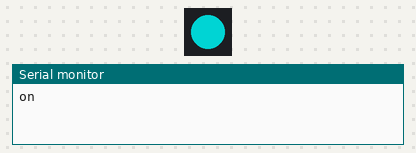
Bench run of a program on a simulated ESP32-S3. Shown: 1 RGB LEDs in strip order, left to right, the last lines printed to the serial monitor. Dim RGB values are drawn brighter than linear.

Above: at 0.5 s.
At 3.5 s:
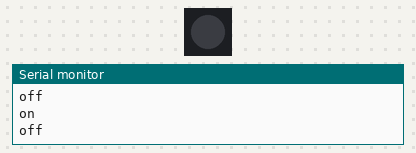
Timing chart, 0 to 4.6 s (numbered marks = the images above):
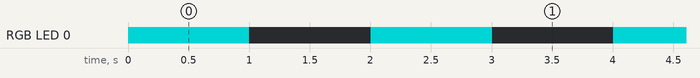

Measured:
- by itself, RGB LED 0: alternates RGB(0, 128, 128) for 1.0 s and off for 1.0 s

The program:

main.cpp
```cpp
#include <Adafruit_NeoPixel.h>
#include <Arduino.h>
#include <freertos/FreeRTOS.h>
#include <freertos/task.h>
#include <stdlib.h>

#define NUM_PIXELS 1
#define DATA_PIN 38

Adafruit_NeoPixel pixels(NUM_PIXELS, DATA_PIN, NEO_GRB + NEO_KHZ800);

#if CONFIG_FREERTOS_UNICORE
static const BaseType_t app_cpu = 0;
#else
static const BaseType_t app_cpu = 1;
#endif

int blink_interval = 1000;

void blinker_task(void *param) {
  while (1) {
    pixels.setPixelColor(0, pixels.Color(0, 128, 128));
    pixels.show();
    Serial.println("on");
    vTaskDelay(pdMS_TO_TICKS(blink_interval));

    pixels.setPixelColor(0, pixels.Color(0, 0, 0));
    pixels.show();
    Serial.println("off");
    vTaskDelay(pdMS_TO_TICKS(blink_interval));
  }
}

void speed_input_handler(void *params) {
  while (1) {

    if (Serial.available() > 0) {
      int input_string = atoi(Serial.readString().c_str());
      blink_interval = input_string;
    }
  }
}

void setup() {

  pixels.begin();
  pixels.setPixelColor(0, pixels.Color(255, 0, 0));
  pixels.show();

  Serial.begin(9600);

  xTaskCreatePinnedToCore(blinker_task, "blinker", 4096, NULL, 2, NULL,
                          app_cpu);

  xTaskCreatePinnedToCore(speed_input_handler, "speed_controller", 4096, NULL,
                          1, NULL, app_cpu);
}

void loop() {}
```
